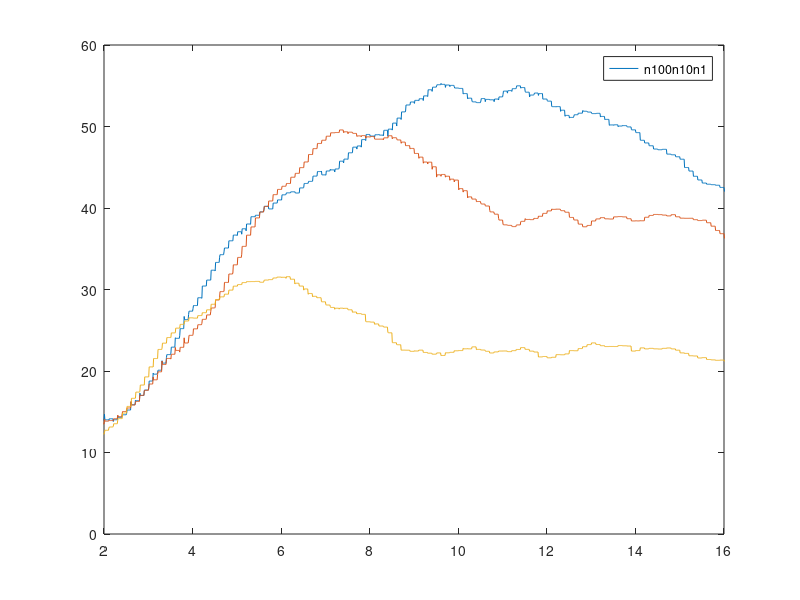

This chart was generated by the following MATLAB code:
load("gr_change_n100.mat");
n100t=time;
n100tap=tapA;
load("gr_change_n10.mat");
n10t=time;
n10tap=tapA;
load("gr_change_n1.mat");
n1t=time;
n1tap=tapA;

plot(n100t,n100tap.sum);hold on;
plot(n10t,(n10tap.sum-14)/1.5+14);hold on;
plot(n1t,n1tap.sum);hold on;
xlim([2 16]);
legend(["n100","n10","n1"])